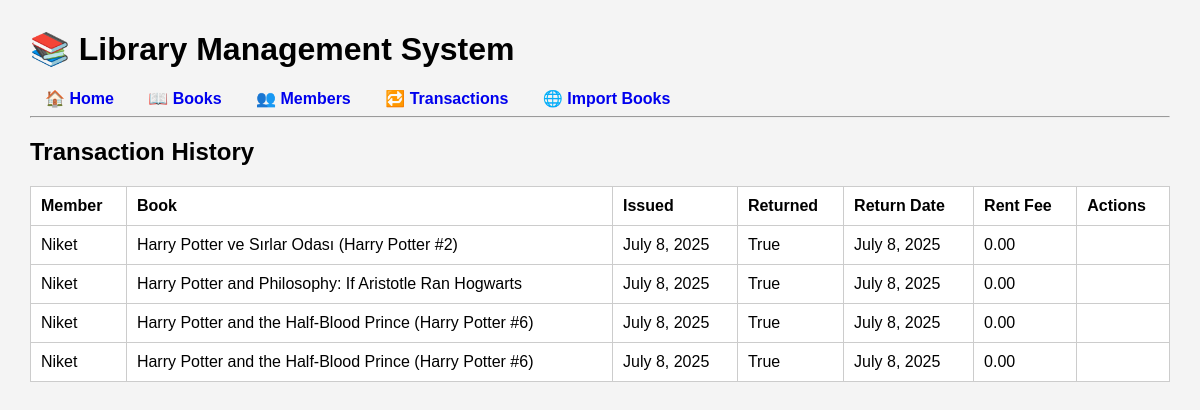
Screenshot of /transactions/ with the database file from the repository.
### library/models.py (models this page shows, shortened)
class Transaction(models.Model):
    member = models.ForeignKey(Member, on_delete=models.CASCADE)
    book = models.ForeignKey(Book, on_delete=models.CASCADE)
    issue_date = models.DateField(default=timezone.now)
    return_date = models.DateField(blank=True, null=True)
    returned = models.BooleanField(default=False)
    rent_fee = models.DecimalField(max_digits=10, decimal_places=2, default=0)

class Member(models.Model):
    name = models.CharField(max_length=255)
    email = models.EmailField()
    debt = models.DecimalField(max_digits=10, decimal_places=2, default=0)

class Book(models.Model):
    title = models.CharField(max_length=255)
    author = models.CharField(max_length=255)
    isbn = models.CharField(max_length=13, blank=True, null=True)
    publisher = models.CharField(max_length=255, blank=True, null=True)
    pages = models.IntegerField(default=0)
    stock = models.IntegerField(default=1)

### library/views.py (the view)
# urls.py: path('transactions/', views.transaction_list, name='transaction_list'),
def transaction_list(request):
    transactions = Transaction.objects.all().order_by('-issue_date')
    return render(request, 'transaction_list.html', {'transactions': transactions})

### library/templates/transaction_list.html (shortened to what this page needs)
{% extends 'base.html' %}
{% block content %}
<h2>Transaction History</h2>
<table>
    <thead>
        <tr>
            <th>Member</th><th>Book</th><th>Issued</th><th>Returned</th><th>Return Date</th><th>Rent Fee</th><th>Actions</th>
        </tr>
    </thead>
    <tbody>
        {% for txn in transactions %}
        <tr>
            <td>{{ txn.member.name }}</td>
            <td>{{ txn.book.title }}</td>
            <td>{{ txn.issue_date }}</td>
            <td>{{ txn.returned }}</td>
            <td>{{ txn.return_date|default:"-" }}</td>
            <td>{{ txn.rent_fee }}</td>
            <td>
            </td>
        </tr>
        {% endfor %}
    </tbody>
</table>
{% endblock %}

### library/templates/base.html (style rules this page uses)
body { font-family: Arial; margin: 30px; background: #f4f4f4; }
table { width: 100%; border-collapse: collapse; margin-top: 20px; background: #fff; }
th, td { border: 1px solid #ccc; padding: 10px; text-align: left; }

### rows the page displays
Transaction: member.name "Niket", book "Harry Potter ve Sırlar Odası (Harry Potter #2)", issue_date "July 8, 2025", returned "True", return_date "July 8, 2025", rent_fee "0.00"
Transaction: member.name "Niket", book "Harry Potter and Philosophy: If Aristotle Ran Hogwarts", issue_date "July 8, 2025", returned "True", return_date "July 8, 2025", rent_fee "0.00"
Transaction: member.name "Niket", book "Harry Potter and the Half-Blood Prince (Harry Potter #6)", issue_date "July 8, 2025", returned "True", return_date "July 8, 2025", rent_fee "0.00"
Transaction: member.name "Niket", book "Harry Potter and the Half-Blood Prince (Harry Potter #6)", issue_date "July 8, 2025", returned "True", return_date "July 8, 2025", rent_fee "0.00"
